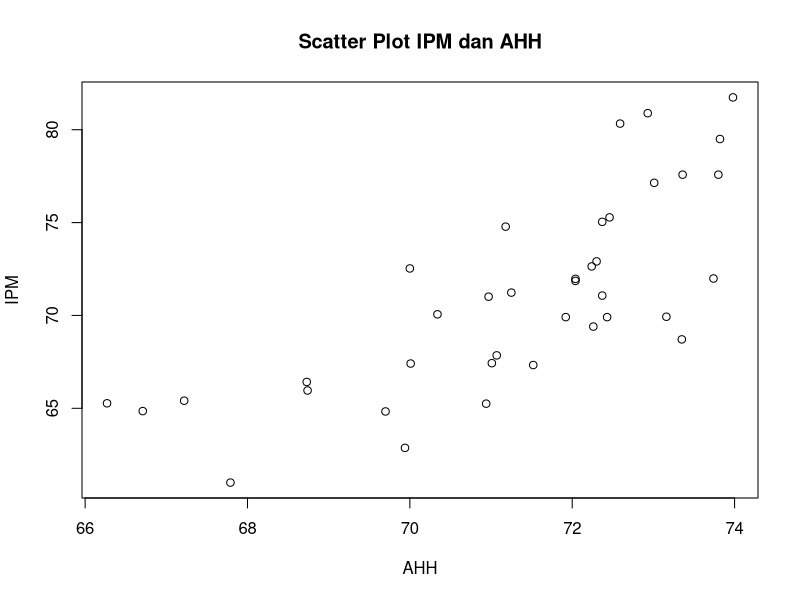
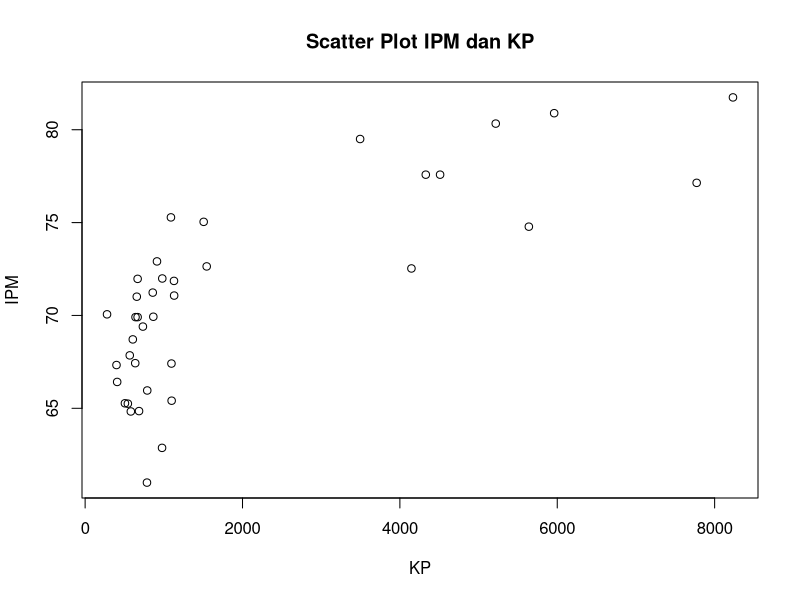
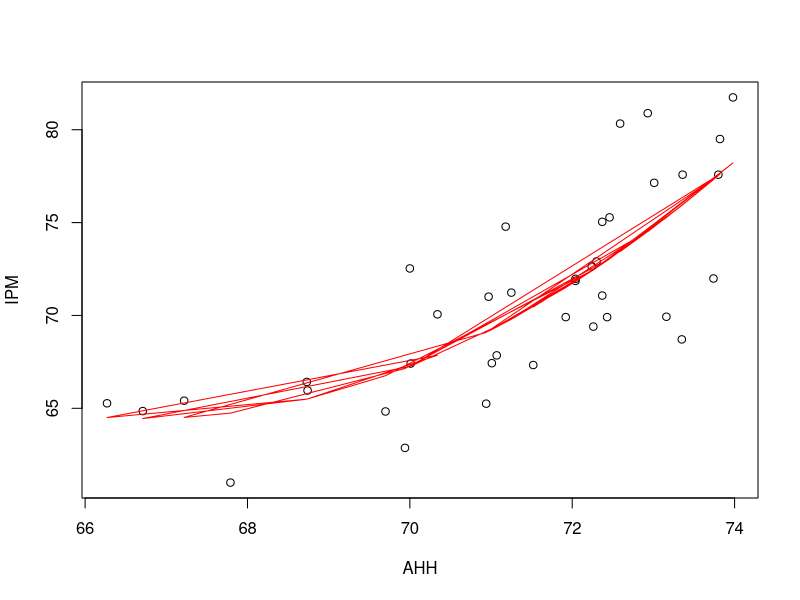
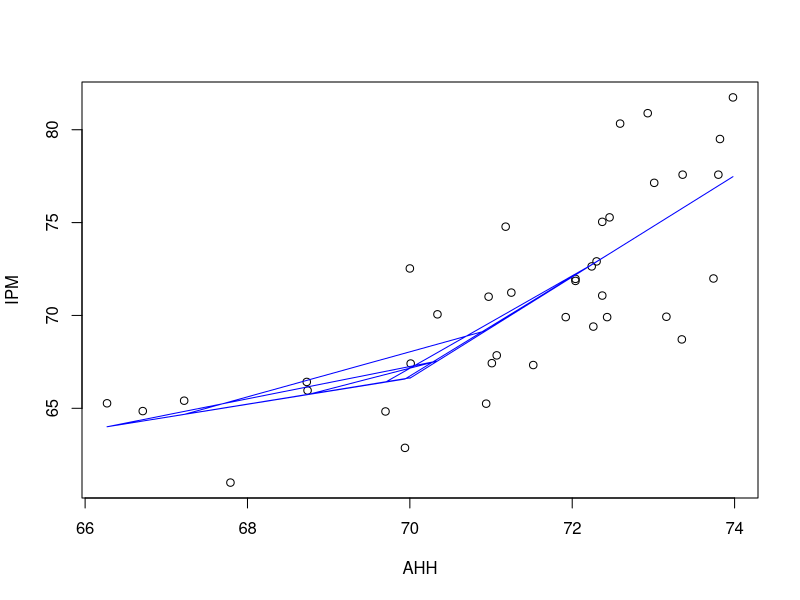
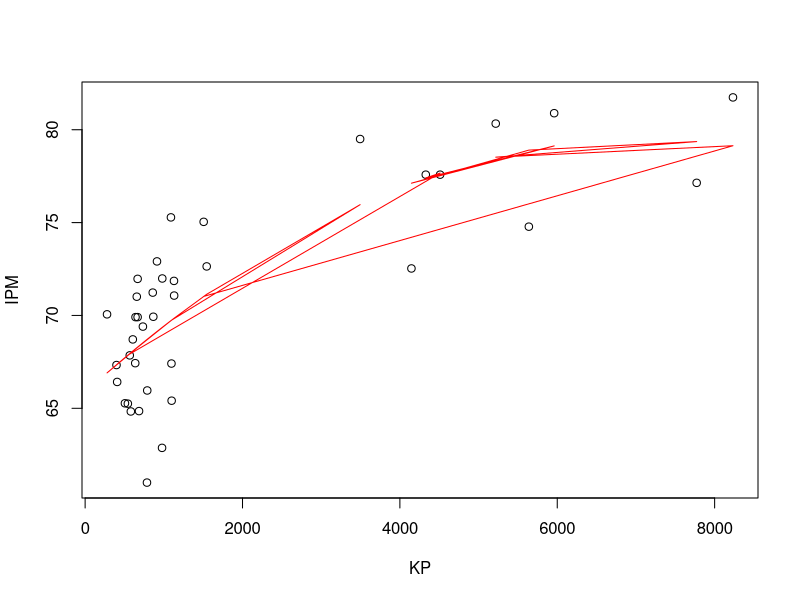
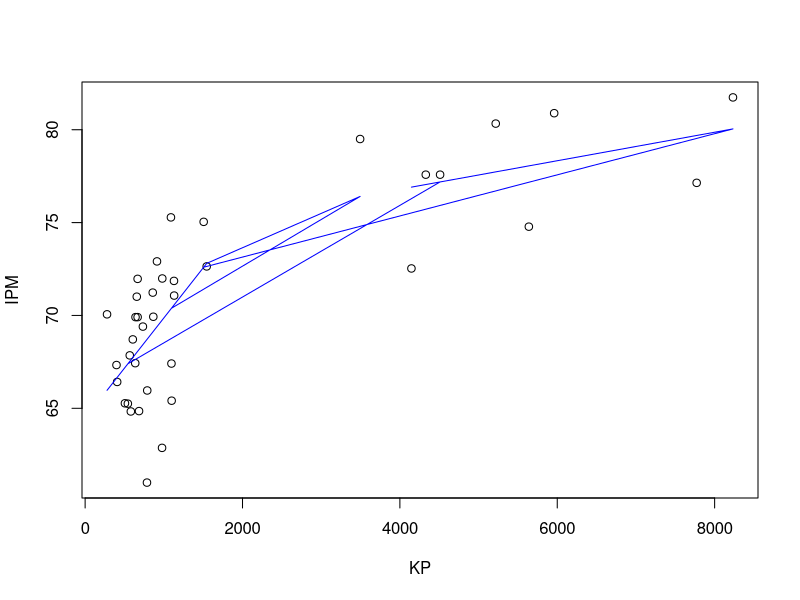

Reproduce these figures in R, in order.
library(readxl)
data <- read_excel("IPM.xlsx", col_types = c("text", 
                                            "numeric", "numeric", "numeric"))
View(data)
summary(data)
#####SPLINE UNIVARIABEL############
##Scatterplot
attach(data)
plot( AHH,IPM,  main="Scatter Plot IPM dan AHH", xlab="AHH", ylab="IPM")
plot( KP,IPM,  main="Scatter Plot IPM dan KP", xlab="KP", ylab="IPM")

#AHH Regresi Polinomial 
ml <- lm(IPM ~ AHH,data = data)
m2 <- lm(IPM ~ poly(AHH,2) + AHH, data = data)
plot(IPM ~AHH, data)
lines(data$AHH, predict(m2), col ='red')
data$X_bar <- ifelse(data$AHH>70,1,0)
data$diff <- data$AHH-70
data$X <- data$diff*data$X_bar
reg <- lm(IPM ~ AHH + X , data = data)
plot(IPM~ AHH, data)
lines(data$AHH, predict(reg), col='blue')

#KP Regresi Polinomial 
ml <- lm(IPM ~ KP,data = data)
m2 <- lm(IPM ~ poly(KP,2) + KP, data = data)
plot(IPM ~KP, data)
lines(data$KP, predict(m2), col ='red')
data$X_bar <- ifelse(data$KP>2000,1,0)
data$diff <- data$KP-2000
data$X <- data$diff*data$X_bar
reg <- lm(IPM ~ KP + X , data = data)
plot(IPM~ KP, data)
lines(data$KP, predict(reg), col='blue')

##Nilai GCV
attach(data)

library(mgcv)
AHH2=AHH^2
AHH3=AHH^3

X1<-ifelse(AHH>71,1,0)
X2<-ifelse(AHH>71.5,1,0)
X3<-ifelse(AHH>71.8,1,0)

##Multivariabel 1 titik knot
##linier spline

##Angka Harapan Hidup
knot71<-(AHH-71)*X1
knot71.5<-(AHH-71.5)*X2
knot71.8<-(AHH-71.8)*X3
#71
working1<-data.frame(IPM, AHH,knot71)
GCV1<-gam(IPM~AHH+knot71)
GCV1
Estimasi<-lm(IPM~AHH+knot71, data=working1)
summary(Estimasi)

#71.5
working2<-data.frame(IPM,AHH,knot71.5)
GCV2<-gam(IPM~AHH+knot71.5, data=working2)
GCV2
Estimasi2<-lm(IPM~AHH+knot71.5, data=working2)
summary(Estimasi2)

#71.8
working3<-data.frame(IPM,AHH,knot71.8)
GCV3<-gam(IPM~AHH+knot71.8, data=working3)
GCV3
Estimasi3<-lm(IPM~AHH+knot71.8, data=working3)
summary(Estimasi3)

##Kepadatan Penduduk
attach(data)
library(mgcv)
KP2=KP^2
KP3=KP^3

X1<-ifelse(KP>2500,1,0)
X2<-ifelse(KP>3000,1,0)
X3<-ifelse(KP>3500,1,0)

knot25<-(KP-2500)*X1
knot30<-(KP-3000)*X2
knot35<-(KP-3500)*X3

#2500
working1<-data.frame(IPM,KP,knot25)
GCV1<-gam(IPM~KP+knot25)
GCV1
Estimasi1<-lm(IPM~KP+knot25, data=working1)
summary(Estimasi1)

#3000
working2<-data.frame(IPM,KP,knot30)
GCV2<-gam(IPM~KP+knot30, data=working2)
GCV2
Estimasi2<-lm(IPM~KP+knot30, data=working2)
summary(Estimasi2)

#3500
working3<-data.frame(IPM,KP,knot35)
GCV3<-gam(IPM~KP+knot35, data=working3)
GCV3
Estimasi3<-lm(IPM~KP+knot35, data=working3)
summary(Estimasi3)

##Nilai GCV (71, 2500)
working1<-data.frame(IPM,AHH,knot71,KP,knot25)
GCV1<-gam(IPM~AHH+knot71+KP+knot25)
GCV1
Estimasi1<-lm(IPM~AHH+knot71+KP+knot25, data=working1)
summary(Estimasi1)

##Nilai GCV (71.5, 3000)
working2<-data.frame(IPM,AHH,knot71.5,KP,knot30)
GCV2<-gam(IPM~AHH+knot71.5+KP+knot30)
GCV2
Estimasi2<-lm(IPM~AHH+knot71.5+KP+knot30, data=working2)
summary(Estimasi2)

##Nilai GCV (71.8, 3500)
working3<-data.frame(IPM,AHH,knot71.8,KP,knot35)
GCV3<-gam(IPM~AHH+knot71.8+KP+knot35)
GCV3
Estimasi3<-lm(IPM~AHH+knot71.8+KP+knot35, data=working3)
summary(Estimasi3)

#Kesimpulan: nilai GCV paling rendah adalah: 71 dan 2500

#model Multivariat
multivariat<-lm(IPM~AHH+knot71+KP+knot25)
multivariat
summary(multivariat)
##GCV 
#Ypredict
Ypredict<-predict(multivariat)
#nilai MSE
a<-(IPM-Ypredict)^2
MSE<-1/38*(sum(a))
#membuat matriks X
Xmat<-cbind(1,AHH+knot71+KP+knot25)
#mencari nilai trace(I-Ak)
m1<-t(Xmat)
m2<-as.matrix(Xmat)
m3<-solve(m1%*%m2)
Ak<-m2%*%m3%*%m1
I<-diag(1,nrow=38,ncol=38)
m4<-diag(I-Ak)
trA=sum(m4)
penyebut<-(trA/38)^2
#Nilai GCV
GCV<-MSE/penyebut
GCV

##Pengujian asumsi 
#asumsi normal
library(nortest)
lillie.test(multivariat$residuals)
#Uji Identik
library(lmtest)
bptest(multivariat, data=data)
#Pemeriksaan asumsi residual independen
library(car)
durbinWatsonTest(multivariat)

##Multivariabel 2  titik knot

##Angka Harapan Hidup
#71, 71.5
working1<-data.frame(IPM,AHH,knot71,knot71.5)
GCV1<-gam(IPM~AHH+knot71+knot71.5, data=working1)
GCV1
Estimasi1<-lm(IPM~AHH+knot71+knot71.5, data=working1)
summary(Estimasi1)

#71.5,71.8
working2<-data.frame(IPM,AHH,knot71,knot71.8)
GCV2<-gam(IPM~AHH+knot71+knot71.8, data=working2)
GCV2
Estimasi2<-lm(IPM~AHH+knot71+knot71.8, data=working2)
summary(Estimasi2)

##Kepadatan Penduduk

#2500, 3000
working1<-data.frame(IPM,KP,knot25,knot30)
GCV1<-gam(IPM~KP+knot25+knot30, data=working1)
GCV1
Estimasi1<-lm(IPM~KP+knot25+knot30, data=working1)
summary(Estimasi1)

#3000, 3500
working2<-data.frame(IPM,KP,knot30,knot35)
GCV2<-gam(IPM~KP+knot30+knot35, data=working2)
GCV2
Estimasi2<-lm(IPM~KP+knot30+knot35, data=working2)
summary(Estimasi2)

##Nilai GCV (71,71.5 dan 2500,3000)
working1<-data.frame(IPM,AHH,knot71,knot71.5,KP,knot25,knot30)
GCV1<-gam(IPM~AHH+knot71+knot71.5+KP+knot25+knot30, data=working1)
GCV1
Estimasi1<-lm(IPM~AHH+knot71+knot71.5+KP+knot25+knot30, data=working1)
summary(Estimasi1)

##Nilai GCV (71.5,71.8 dan 3000,3500)
working2<-data.frame(IPM,AHH,knot71.5,knot71.8,KP,knot30,knot35)
GCV2<-gam(IPM~AHH+knot71.5+knot71.8+KP+knot30+knot35, data=working2)
GCV2
Estimasi2<-lm(IPM~AHH+knot71.5+knot71.8+KP+knot30+knot35, data=working2)
summary(Estimasi2)

#Kesimpulan: nilai GCV paling rendah adalah: 71.5,71.8 dan 3000, 3500

#model Multivariat
multivariat2<-lm(IPM~AHH+knot71.5+knot71.8+KP+knot30+knot35)
multivariat2
summary(multivariat2)

##GCV 
#Ypredict
Ypredict2<-predict(multivariat2)
#nilai MSE
a2<-(IPM-Ypredict2)^2
MSE2<-1/38*(sum(a2))
#membuat matriks X
Xmat2<-cbind(1,AHH+knot71.5+knot71.8+KP+knot30+knot35)
#mencari nilai trace(I-Ak)
m1<-t(Xmat2)
m2<-as.matrix(Xmat2)
m3<-solve(m1%*%m2)
Ak<-m2%*%m3%*%m1
I<-diag(1,nrow=38,ncol=38)
m4<-diag(I-Ak)
trA=sum(m4)
penyebut<-(trA/38)^2
#Nilai GCV
GCV<-MSE2/penyebut
GCV

##Pengujian asumsi 
#asumsi normal
library(nortest)
lillie.test(multivariat2$residuals)
#Uji Identik
library(lmtest)
bptest(multivariat2, data=data)
#Pemeriksaan asumsi residual independen
library(car)
durbinWatsonTest(multivariat2)
